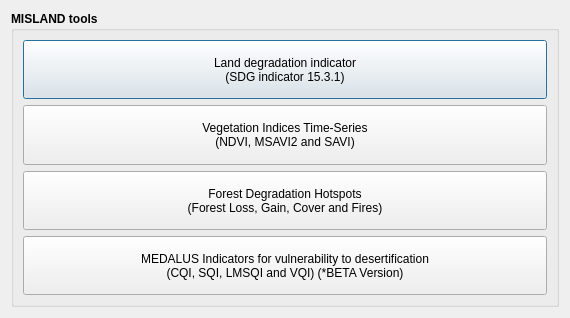
<?xml version="1.0" encoding="UTF-8"?>
<ui version="4.0">
 <class>DlgCalculate</class>
 <widget class="QDialog" name="DlgCalculate">
  <property name="windowModality">
   <enum>Qt::ApplicationModal</enum>
  </property>
  <property name="geometry">
   <rect>
    <x>0</x>
    <y>0</y>
    <width>570</width>
    <height>318</height>
   </rect>
  </property>
  <property name="sizePolicy">
   <sizepolicy hsizetype="Fixed" vsizetype="Fixed">
    <horstretch>0</horstretch>
    <verstretch>0</verstretch>
   </sizepolicy>
  </property>
  <property name="windowTitle">
   <string>Calculate Indicators</string>
  </property>
  <layout class="QVBoxLayout" name="verticalLayout">
   <item>
    <widget class="QGroupBox" name="groupBox">
     <property name="sizePolicy">
      <sizepolicy hsizetype="Preferred" vsizetype="Minimum">
       <horstretch>0</horstretch>
       <verstretch>0</verstretch>
      </sizepolicy>
     </property>
     <property name="font">
      <font>
       <weight>75</weight>
       <bold>true</bold>
      </font>
     </property>
     <property name="title">
      <string>MISLAND tools</string>
     </property>
     <layout class="QVBoxLayout" name="verticalLayout_2">
      <item>
       <widget class="QPushButton" name="pushButton_ld">
        <property name="sizePolicy">
         <sizepolicy hsizetype="Minimum" vsizetype="Minimum">
          <horstretch>0</horstretch>
          <verstretch>0</verstretch>
         </sizepolicy>
        </property>
        <property name="minimumSize">
         <size>
          <width>0</width>
          <height>40</height>
         </size>
        </property>
        <property name="font">
         <font>
          <weight>50</weight>
          <bold>false</bold>
         </font>
        </property>
        <property name="text">
         <string>Land degradation indicator
(SDG indicator 15.3.1)</string>
        </property>
       </widget>
      </item>
      <item>
       <widget class="QPushButton" name="pushButton_timeseries">
        <property name="sizePolicy">
         <sizepolicy hsizetype="Minimum" vsizetype="Minimum">
          <horstretch>0</horstretch>
          <verstretch>0</verstretch>
         </sizepolicy>
        </property>
        <property name="minimumSize">
         <size>
          <width>0</width>
          <height>40</height>
         </size>
        </property>
        <property name="font">
         <font>
          <weight>50</weight>
          <bold>false</bold>
         </font>
        </property>
        <property name="text">
         <string>Vegetation Indices Time-Series
(NDVI, MSAVI2 and SAVI)</string>
        </property>
       </widget>
      </item>
      <item>
       <widget class="QPushButton" name="pushButton_forest">
        <property name="sizePolicy">
         <sizepolicy hsizetype="Minimum" vsizetype="Minimum">
          <horstretch>0</horstretch>
          <verstretch>0</verstretch>
         </sizepolicy>
        </property>
        <property name="minimumSize">
         <size>
          <width>0</width>
          <height>40</height>
         </size>
        </property>
        <property name="font">
         <font>
          <weight>50</weight>
          <bold>false</bold>
         </font>
        </property>
        <property name="text">
         <string>Forest Degradation Hotspots
(Forest Loss, Gain, Cover and Fires)</string>
        </property>
       </widget>
      </item>
      <item>
       <widget class="QPushButton" name="pushButton_medalus">
        <property name="sizePolicy">
         <sizepolicy hsizetype="Minimum" vsizetype="Minimum">
          <horstretch>0</horstretch>
          <verstretch>0</verstretch>
         </sizepolicy>
        </property>
        <property name="minimumSize">
         <size>
          <width>0</width>
          <height>40</height>
         </size>
        </property>
        <property name="font">
         <font>
          <weight>50</weight>
          <bold>false</bold>
         </font>
        </property>
        <property name="text">
         <string>MEDALUS Indicators for vulnerability to desertification
(CQI, SQI, LMSQI and VQI) (*BETA Version)</string>
        </property>
       </widget>
      </item>
     </layout>
    </widget>
   </item>
  </layout>
 </widget>
 <resources/>
 <connections/>
</ui>
